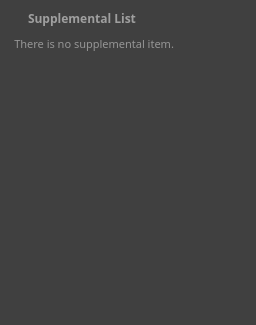
<?xml version="1.0" encoding="UTF-8"?>
<ui version="4.0">
 <class>SupplementalListWidgetWithWidgets</class>
 <widget class="QWidget" name="SupplementalListWidgetWithWidgets">
  <property name="geometry">
   <rect>
    <x>0</x>
    <y>0</y>
    <width>256</width>
    <height>325</height>
   </rect>
  </property>
  <property name="sizePolicy">
   <sizepolicy hsizetype="Fixed" vsizetype="Preferred">
    <horstretch>0</horstretch>
    <verstretch>0</verstretch>
   </sizepolicy>
  </property>
  <property name="minimumSize">
   <size>
    <width>256</width>
    <height>136</height>
   </size>
  </property>
  <property name="maximumSize">
   <size>
    <width>256</width>
    <height>16777215</height>
   </size>
  </property>
  <property name="windowTitle">
   <string>Form</string>
  </property>
  <property name="styleSheet">
   <string notr="true">/* panel/background */

background: #404040;
box-shadow: inset 1px 0px 0px rgba(0, 0, 0, 0.25);

</string>
  </property>
  <layout class="QGridLayout" name="gridLayout">
   <property name="leftMargin">
    <number>0</number>
   </property>
   <property name="topMargin">
    <number>0</number>
   </property>
   <property name="rightMargin">
    <number>0</number>
   </property>
   <property name="bottomMargin">
    <number>0</number>
   </property>
   <property name="spacing">
    <number>0</number>
   </property>
   <item row="0" column="0">
    <layout class="QVBoxLayout" name="verticalLayout">
     <property name="spacing">
      <number>0</number>
     </property>
     <item>
      <widget class="QWidget" name="widget" native="true">
       <property name="sizePolicy">
        <sizepolicy hsizetype="Fixed" vsizetype="Fixed">
         <horstretch>0</horstretch>
         <verstretch>0</verstretch>
        </sizepolicy>
       </property>
       <property name="minimumSize">
        <size>
         <width>256</width>
         <height>36</height>
        </size>
       </property>
       <property name="maximumSize">
        <size>
         <width>256</width>
         <height>36</height>
        </size>
       </property>
       <property name="styleSheet">
        <string notr="true">background: rgba(255, 255, 255, 0.0001);
box-shadow: inset 0px 1px 0px rgba(0, 0, 0, 0.2);</string>
       </property>
       <widget class="QLabel" name="label_3">
        <property name="geometry">
         <rect>
          <x>7</x>
          <y>9</y>
          <width>18</width>
          <height>18</height>
         </rect>
        </property>
        <property name="sizePolicy">
         <sizepolicy hsizetype="Preferred" vsizetype="Preferred">
          <horstretch>0</horstretch>
          <verstretch>0</verstretch>
         </sizepolicy>
        </property>
        <property name="minimumSize">
         <size>
          <width>18</width>
          <height>18</height>
         </size>
        </property>
        <property name="baseSize">
         <size>
          <width>18</width>
          <height>18</height>
         </size>
        </property>
        <property name="styleSheet">
         <string notr="true">/* icon/resource-image */


position: absolute;
width: 24px;
height: 24px;
left: calc(50% - 24px/2);
top: calc(50% - 24px/2);

color: rgba(255, 255, 255, 0.5);
background: rgba(255, 255, 255, 0.0001);</string>
        </property>
        <property name="text">
         <string notr="true"/>
        </property>
        <property name="pixmap">
         <pixmap resource="resources.qrc">:/SVG/svg/icon/toc-resource.svg</pixmap>
        </property>
        <property name="scaledContents">
         <bool>true</bool>
        </property>
        <property name="textInteractionFlags">
         <set>Qt::NoTextInteraction</set>
        </property>
       </widget>
       <widget class="QPushButton" name="pushButton_Add">
        <property name="geometry">
         <rect>
          <x>225</x>
          <y>6</y>
          <width>24</width>
          <height>24</height>
         </rect>
        </property>
        <property name="sizePolicy">
         <sizepolicy hsizetype="Preferred" vsizetype="Preferred">
          <horstretch>0</horstretch>
          <verstretch>0</verstretch>
         </sizepolicy>
        </property>
        <property name="minimumSize">
         <size>
          <width>24</width>
          <height>24</height>
         </size>
        </property>
        <property name="maximumSize">
         <size>
          <width>0</width>
          <height>0</height>
         </size>
        </property>
        <property name="baseSize">
         <size>
          <width>24</width>
          <height>24</height>
         </size>
        </property>
        <property name="font">
         <font>
          <family>Noto Sans</family>
          <pointsize>13</pointsize>
         </font>
        </property>
        <property name="styleSheet">
         <string notr="true">/* icon/reading-order-add-to-list */

/*
color: rgba(255, 255, 255, 0.5);
background: rgba(255, 255, 255, 0.0001);
*/

background: #404040;
border: 0px;
color: #FFFFFF;
</string>
        </property>
        <property name="text">
         <string notr="true"/>
        </property>
        <property name="icon">
         <iconset resource="resources.qrc">
          <normaloff>:/SVG/svg/icon/common-add.svg</normaloff>:/SVG/svg/icon/common-add.svg</iconset>
        </property>
        <property name="iconSize">
         <size>
          <width>24</width>
          <height>24</height>
         </size>
        </property>
       </widget>
       <widget class="QLabel" name="label_2">
        <property name="geometry">
         <rect>
          <x>28</x>
          <y>6</y>
          <width>113</width>
          <height>24</height>
         </rect>
        </property>
        <property name="styleSheet">
         <string notr="true">position: absolute;
width: 113px;
left: 28px;
top: 6px;
bottom: 6px;

font-family: Noto Sans TC;
font-style: normal;
font-weight: 600;
font-size: 12px;
line-height: 16px;
display: flex;
align-items: center;

/* panel/section title */
color: rgba(255, 255, 255, 0.5);
background: rgba(255, 255, 255, 0.0001);

</string>
        </property>
        <property name="text">
         <string>Supplemental List</string>
        </property>
       </widget>
      </widget>
     </item>
     <item>
      <widget class="QLabel" name="label_NoItem">
       <property name="minimumSize">
        <size>
         <width>208</width>
         <height>15</height>
        </size>
       </property>
       <property name="maximumSize">
        <size>
         <width>208</width>
         <height>15</height>
        </size>
       </property>
       <property name="styleSheet">
        <string notr="true">font-family: Noto Sans TC;
font-style: normal;
font-weight: normal;
font-size: 11px;
line-height: 15px;
/* identical to box height */

color: rgba(255, 255, 255, 0.45);
background: rgba(255, 255, 255, 0.0001);</string>
       </property>
       <property name="text">
        <string>     There is no supplemental item.</string>
       </property>
       <property name="textInteractionFlags">
        <set>Qt::NoTextInteraction</set>
       </property>
      </widget>
     </item>
     <item alignment="Qt::AlignHCenter">
      <widget class="QListWidget" name="listWidget">
       <property name="sizePolicy">
        <sizepolicy hsizetype="Fixed" vsizetype="Preferred">
         <horstretch>0</horstretch>
         <verstretch>0</verstretch>
        </sizepolicy>
       </property>
       <property name="minimumSize">
        <size>
         <width>256</width>
         <height>0</height>
        </size>
       </property>
       <property name="maximumSize">
        <size>
         <width>256</width>
         <height>16777215</height>
        </size>
       </property>
       <property name="font">
        <font>
         <family>Noto Sans</family>
        </font>
       </property>
       <property name="autoFillBackground">
        <bool>true</bool>
       </property>
       <property name="styleSheet">
        <string notr="true">
border:0px;

color: rgba(255, 255, 255, 0.5);
background: rgba(255, 255, 255, 0.0001);

margin: 0px;
spacing: 0px;

</string>
       </property>
       <property name="frameShape">
        <enum>QFrame::NoFrame</enum>
       </property>
       <property name="lineWidth">
        <number>0</number>
       </property>
       <property name="horizontalScrollBarPolicy">
        <enum>Qt::ScrollBarAlwaysOff</enum>
       </property>
       <property name="autoScrollMargin">
        <number>0</number>
       </property>
       <property name="editTriggers">
        <set>QAbstractItemView::NoEditTriggers</set>
       </property>
       <property name="showDropIndicator" stdset="0">
        <bool>false</bool>
       </property>
       <property name="resizeMode">
        <enum>QListView::Fixed</enum>
       </property>
       <property name="spacing">
        <number>0</number>
       </property>
       <property name="itemAlignment">
        <set>Qt::AlignHCenter</set>
       </property>
      </widget>
     </item>
    </layout>
   </item>
  </layout>
 </widget>
 <resources>
  <include location="resources.qrc"/>
 </resources>
 <connections/>
</ui>
